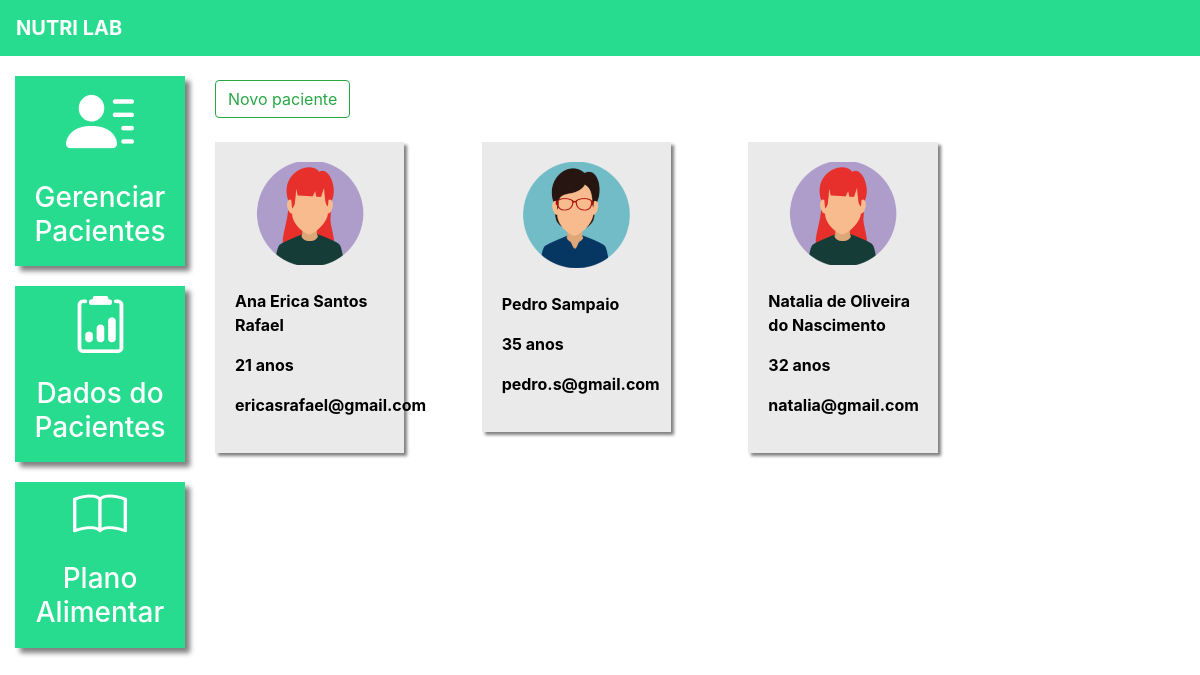
/pacientes/ (signed in), run on an earlier commit of the app's database.
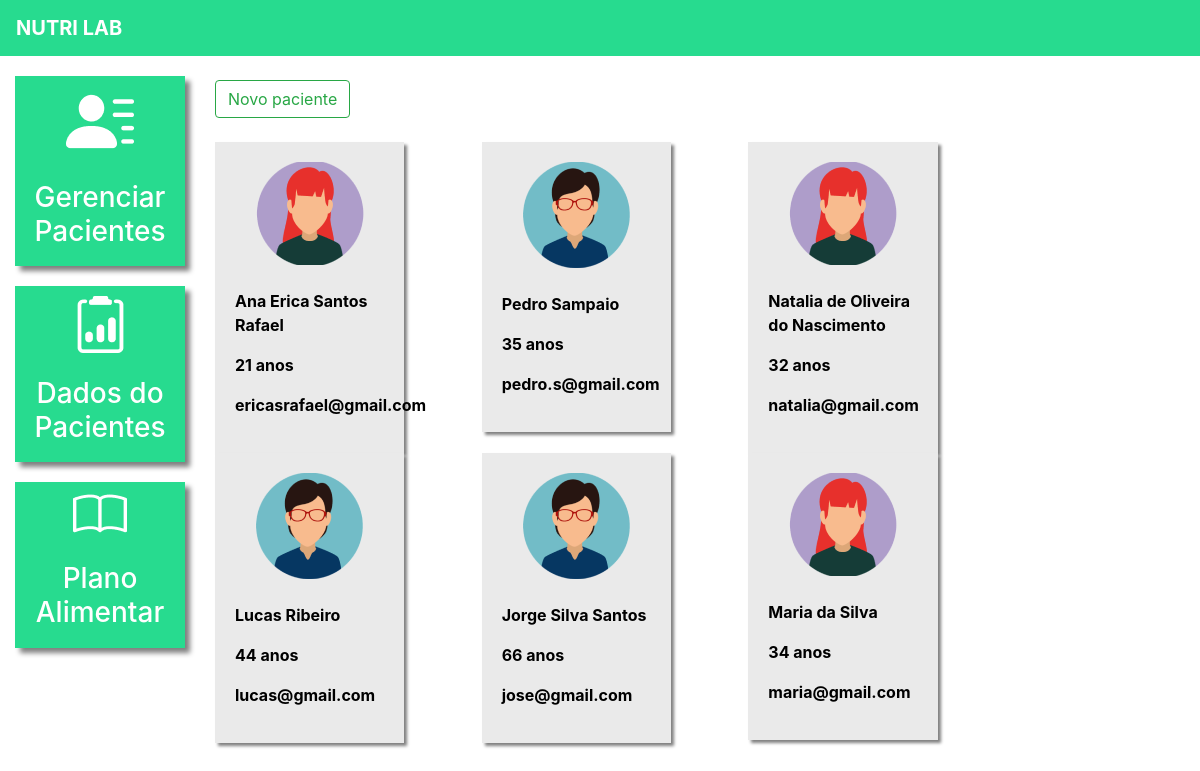
And on a later commit of the database.
### plataforma/models.py (models this page shows, shortened)
class Pacientes(models.Model):
    choices_sexo = (('F', 'Feminino'),
                    ('M', 'Maculino'))
    nome = models.CharField(max_length=50)
    sexo = models.CharField(max_length=1, choices=choices_sexo)
    idade = models.IntegerField()
    email = models.EmailField()
    telefone = models.CharField(max_length=19)
    nutri = models.ForeignKey(User, on_delete=models.CASCADE) # se o nutricionista for excluído do BD, seus pacientes também vão "cascade"

### plataforma/views.py (the view, shortened to what this page needs)
# urls.py: path('pacientes/', views.pacientes, name='pacientes'),
@login_required(login_url='/auth/logar/')
def pacientes(request):
    if request.method == "GET":
        pacientes = Pacientes.objects.filter(nutri=request.user)
        return render(request, 'pacientes.html', {'pacientes': pacientes})

### plataforma/templates/pacientes.html (shortened to what this page needs)
{% extends 'base_plataforma.html' %}
{% load static %}
{% block 'plataforma' %}
    <br>
    <button type="button" class="btn btn-outline-success" data-toggle="modal" data-target="#modal">
         Novo paciente
    </button>
    <br>
<br>
<div  class="row">
{% for paciente in pacientes%}
    <div class="col-md-4">
        <a href="#" class="link-hover">
            <div class="card-paciente">
                <div class="foto-perfil">
                    {% if paciente.sexo == "M" %}
                        <img src="{% static 'plataforma/image/perfil2.png' %}">
                    {% else %}
                        <img src="{% static 'plataforma/image/perfil1.png' %}">
                    {% endif %}
                </div>
                <br>
                <p class="dados">{{paciente.nome}}</p>
                <p class="dados">{{paciente.idade}} anos</p>
                <p class="dados">{{paciente.email}}</p>
            </div>
        </a>
    </div>
{% endfor %}
</div>
{% endblock%}

### templates/base_plataforma.html
{% extends 'base.html' %}
{% load static  %}
{% block 'head' %}
    <link rel="stylesheet" href="{% static 'plataforma/css/css.css' %}">
    <link rel="stylesheet" href="{% static 'plataforma/css/plano_alimentar.css' %}">
{% endblock %}
{% block 'body' %}
    <div class="container-fluid">
        <div class="row">
            <div class="col-md-2">
                <a href="{% url 'pacientes' %}" class="link-lateral">
                    <div class="card-lateral">
                        <img src="{% static 'plataforma/image/paciente.png' %}">
                        <br>
                        <br>
                        <h3>Gerenciar Pacientes</h3>
                    </div>
                  </a>
                  <a href="{% url 'dados_paciente_listar' %}" class="link-lateral">
                    <div class="card-lateral">
                        <img src="{% static 'plataforma/image/dados_paciente.png' %}">
                        <br>
                        <br>
                        <h3>Dados do Pacientes</h3>
                    </div>
                  </a>
                  <a href="{% url 'plano_alimentar_listar' %}" class="link-lateral">
                    <div class="card-lateral">
                        <img src="{% static 'plataforma/image/plano_alimentar.png' %}">
                        <br>
                        <br>
                        <h3>Plano Alimentar</h3>
                    </div>
                  </a>
            </div>
            <div class="col-md-8">
                {% block 'plataforma' %}
                {% endblock %}
            </div>
        </div>
    </div>
{% endblock%}

### templates/base.html (shortened to what this page needs)
{% load static %}
<!doctype html>
<html lang="pt-BR">
<head>
{% block 'head' %}
{% endblock %}
<link rel="stylesheet" href="https://cdn.jsdelivr.net/npm/bootstrap@4.6.1/dist/css/bootstrap.min.css">
</head>
<body>
    {% if user.is_authenticated %}
      <nav style="background-color: #27DB8F;" class="navbar navbar-expand-lg navbar-dark">
        <a style="font-weight: bold" class="navbar-brand" href="#">NUTRI LAB</a>
      </nav>
    {% endif %}
{% block 'body' %}
{% endblock %}
</body>
</html>

### templates/static/plataforma/css/css.css (style rules this page uses)
.card-lateral { background-color: #27DB8F; margin-top: 20px; padding: 10px; color: white; font-weight: bold; text-decoration: none; text-align: center; box-shadow: 5px 5px 5px gray; }
.card-paciente { background-color: #EAEAEA; width: 80%; box-shadow: 3px 3px 3px gray; padding: 20px; color: black; }
.foto-perfil { text-align: center; }
.dados { font-weight: bold; }

What changed in the data, as far as the page shows it:
added Pacientes: nome "Lucas Ribeiro", idade "44", email "lucas@gmail.com"
added Pacientes: nome "Jorge Silva Santos", idade "66", email "jose@gmail.com"
added Pacientes: nome "Maria da Silva", idade "34", email "maria@gmail.com"
